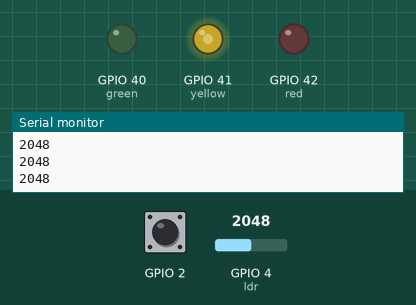
The sketch below on a simulated ESP32. Parts: output pins drawn as LEDs (lit = HIGH), the last lines printed to the serial monitor. The inputs (shaded band) are chosen by the test bench; at power-on: GPIO 4 (ldr) = 2048, GPIO 2 HIGH.

Above: at 1.2 s.
1.3 s: GPIO 4 (ldr) set to 1760
At 2.2 s:
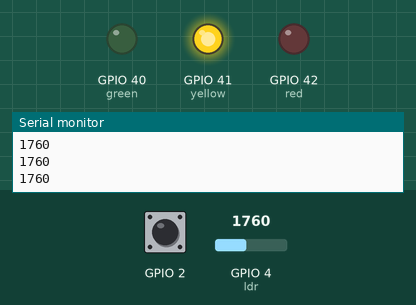
2.9 s: GPIO 4 (ldr) set to 1160
At 3.5 s:
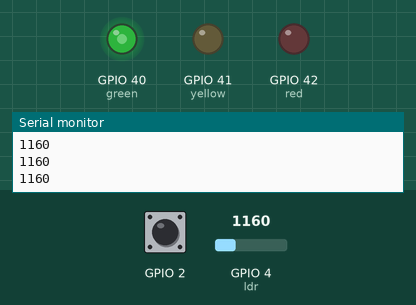
4.5 s: GPIO 4 (ldr) set to 560
At 5.8 s:
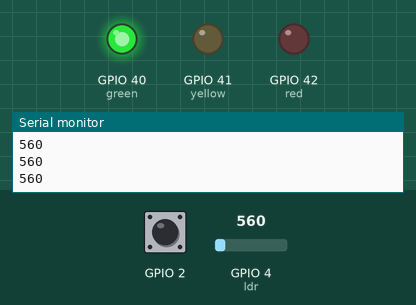
6.1 s: GPIO 4 (ldr) set to 2440
At 7.3 s:
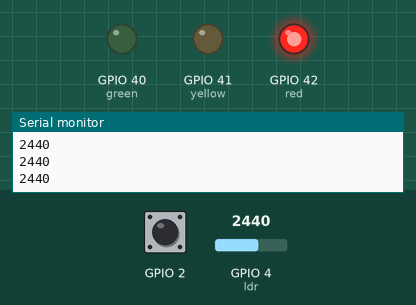
7.7 s: GPIO 4 (ldr) set to 3040
At 8.7 s:
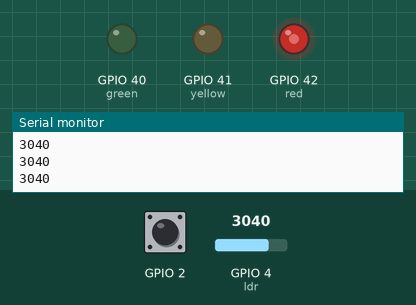
9.3 s: GPIO 4 (ldr) set to 2960
At 10.0 s:
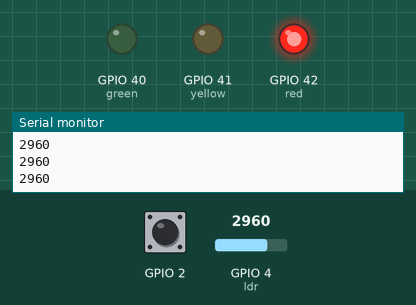
Timing chart, 0 to 11.9 s (numbered marks = the images above; inputs shaded):
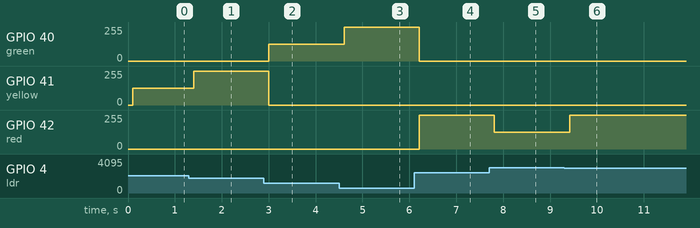

The sketch:

LDR-Sensor.ino
```cpp
int ldr = 4;
int red = 42;
int yellow = 41;
int green = 40;
int sw = 2;
int num;
//
void setup() {
  analogSetAttenuation(ADC_11db);
  pinMode(red, OUTPUT);
  pinMode(yellow, OUTPUT);
  pinMode(green, OUTPUT);
  pinMode(2,INPUT_PULLUP);
  num = 1;
}
void loop() {
  int sw = digitalRead(2);
  int light = analogRead(ldr);
  //if(sw==0){
  //  delay(300);
  //  num++;
  //}
  // put your main code here, to run repeatedly:
  printf("%d\n",light);
  //printf("%d\n", sw);
  //printf("%d\n", num);
  delay(100);
  //if(num%2==0){
  //  digitalWrite(red,0);
  //  digitalWrite(yellow,0);
  //  digitalWrite(green,0);
  //}
  //else{
  if (light<=600){
    analogWrite(green, 255);
    analogWrite(red, 0);
    analogWrite(yellow, 0);
  }
  else if (light > 600 && light <= 1200){
    analogWrite(green, 127);
    analogWrite(red, 0);
    analogWrite(yellow, 0);
  }
  else if (light > 1200 && light <= 1800){
    analogWrite(yellow, 255);
    analogWrite(red, 0);
    analogWrite(green, 0);
  }
  else if (light > 1800 && light <= 2400){
    analogWrite(yellow, 127);
    analogWrite(red, 0);
    analogWrite(green, 0);
  }
  else if (light > 2400 && light <= 3000){
    analogWrite(red, 255);
    analogWrite(yellow, 0);
    analogWrite(green, 0);
  }
  else {
    analogWrite(red, 127);
    analogWrite(yellow, 0);
    analogWrite(green, 0);
  }
}
  //switch(light){
  //  case light>3000:
  //    analogWrite(green, 255);
  //  case 2400<light<3000:
  //    analogWrite(green, 127);
  //  case 1800<light<2400:
  //    analogWrite(yellow, 255);
  //  case 1200<light<1800:
  //    analogWrite(yellow, 127);
  //  case 600<light<1200:
  //    analogWrite(red, 255);
  //  case light<600:
  //   analogWrite(red, 127);
  //  }
  //}
```

Measured:
- after the input at 1.3 s, GPIO 41 (yellow): 127/255 → 255/255 after 0.10 s
- after the input at 2.9 s, GPIO 40 (green): 0/255 → 127/255 after 0.11 s; GPIO 41 (yellow): 255/255 → 0/255 after 0.11 s
- after the input at 4.5 s, GPIO 40 (green): 127/255 → 255/255 after 0.11 s
- after the input at 6.1 s, GPIO 40 (green): 255/255 → 0/255 after 0.11 s; GPIO 42 (red): 0/255 → 255/255 after 0.11 s
- after the input at 7.7 s, GPIO 42 (red): 255/255 → 127/255 after 0.11 s
- after the input at 9.3 s, GPIO 42 (red): 127/255 → 255/255 after 0.12 s
